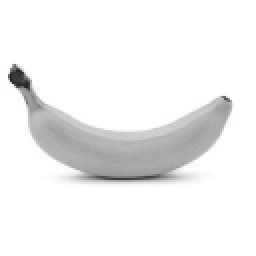
#> input picture doc/grayscale.jpg, 128 x 128 px, given as the content of the folder ./data/originals/, which was not available (shown 2 times larger)
$ python data_augmentation.py
#> lines starting #> are read from the running program, lines starting #| are printed output that depends on the picture; pictures that were not available may be replaced by others from this repository, and a replacement may not be noted
### src/data_augmentation_module.py
import cv2
import os
from src.augmentation_ops import GenerateDataset


class AugmentDataModule(object):
    def __init__(self):
        pass

    @staticmethod
    def read_images(data_folder, img_format):
        # read the images

        image_data = {}
        for img in os.listdir(data_folder):
            read_img_format = os.path.splitext(img)[1]
            if read_img_format in img_format:
                image_data[img] = cv2.imread(data_folder + img, cv2.IMREAD_COLOR)
        print("Image reading complete.")
        return image_data

    @staticmethod
    def resize_images(image_data, save=False, save_path=None):
        # resize the images
        desired_size = (128, 128)
        resized_images = {}
        for img in image_data:
            resized_images[img] = cv2.resize(image_data[img], desired_size, interpolation=cv2.INTER_AREA)

        # save resized images
        if save is True:
            if os.path.exists(save_path) is False:
                os.makedirs(save_path, exist_ok=True)

            for img in resized_images:
                path = save_path + img
                cv2.imwrite(path, resized_images[img])
        print("Image resizing complete.")

        return resized_images

    @staticmethod
    def augment_dataset(image_data, augmented_dataset_size_per_img=50, save=False, save_path=None):
        # augment a dataset
        complete_dataset = {}
        dataset_generator = GenerateDataset(augmented_dataset_size_per_img, save_path)
        for img in image_data:
            img_name = os.path.splitext(img)[0]
            if save is True:
                temp_save_path = save_path + img_name + '/'
                dataset_generator.save_path = temp_save_path
                if os.path.exists(temp_save_path) is False:
                    os.makedirs(temp_save_path, exist_ok=True)

            temp_dataset = dataset_generator.generate_dataset(image_data[img], image_prefix=img_name, save=save)
            complete_dataset[img_name] = temp_dataset

        if save is True:
            print("Data augmentation completed successfully. Results can be found in {0}".format(save_path))
            return complete_dataset
        else:
            print("Data augmentation completed successfully.")
            return complete_dataset


# [12 lines of commented-out code are left out]

### src/augmentation_ops.py
from scipy import ndimage
import skimage
from src.config_manager import ConfigLoader
import numpy as np
import random
import cv2
import copy


class AugmentationOperations(object):
    def __init__(self, config_name="augmentation_ops_config.json"):
        self.config = ConfigLoader(config_name=config_name).config
        self.available_ops = []
        self.parameters = {}
        self._set_available_ops()
        self._set_parameters()

    def _set_available_ops(self):
        if self.config['grayscale'] is True:
            self.available_ops.append(self.img_grayscale)
        if self.config['flip'] is True:
            self.available_ops.append(self.img_flip)
        if self.config['rotate'] is True:
            self.available_ops.append(self.img_rotate)
        if self.config['shift'] is True:
            self.available_ops.append(self.img_shift)
        if self.config['noise'] is True:
            self.available_ops.append(self.img_noise)
        if self.config['blur'] is True:
            self.available_ops.append(self.img_blur)

        if len(self.available_ops) == 0:
            raise ValueError("No operations allowed, please check config file for augmentation ops.")

    def _set_parameters(self):
        self.parameters["rotation_values"] = self.config["rotation_values"]
        self.parameters["shifting_values"] = self.config["shifting_values"]
        self.parameters["noise_values"] = self.config["noise_values"]
        self.parameters["blur_values"] = self.config["blur_values"]

    # img grayscale
    def img_grayscale(self, img):
        return cv2.cvtColor(img, cv2.COLOR_BGR2GRAY)

    # img flip
    def img_flip(self, img):

        flip = {
            0: np.flip,
            1: np.flipud,
            2: np.fliplr
        }

        operation = random.randint(0, 2)
        flipped_img = flip[operation](img)
        return flipped_img

    # img rotation
    def img_rotate(self, img):
        random_angle = self.parameters["rotation_values"]["random_angle"]
        specific_angle = self.parameters["rotation_values"]["specific_angle"]

        if random_angle is False and specific_angle is None:
            rotation = {
                0: cv2.ROTATE_90_CLOCKWISE,
                1: cv2.ROTATE_90_COUNTERCLOCKWISE,
                2: cv2.ROTATE_180
            }
            operation = random.randint(0, 2)
            rotated_img = cv2.rotate(img, rotation[operation])
        elif random_angle is True:
            angle = random.randint(0, 360)
            rotated_img = ndimage.rotate(img, angle)
        elif specific_angle is not None:
            angle = int(specific_angle)
            rotated_img = ndimage.rotate(img, angle)
        else:
            print("No rotation could be done to the image, please check the parameters")
            return img

        return rotated_img

    # img shifting
    def img_shift(self, img):
        min_shift = self.parameters["shifting_values"]["min_shift"]
        max_shift = self.parameters["shifting_values"]["max_shift"]

        # RGB img
        if len(img.shape) == 3:
            shift = [random.uniform(min_shift, max_shift), random.uniform(min_shift, max_shift), 0]
            shifted_img = ndimage.shift(img, shift)
        # Grayscale img
        else:
            shift = [random.uniform(min_shift, max_shift), random.uniform(min_shift, max_shift)]
            shifted_img = ndimage.shift(img, shift)

        return shifted_img

    # adding noise
    def img_noise(self, img):
        mean = self.parameters["noise_values"]["mean"]
        var = self.parameters["noise_values"]["var"]

        modes = ['gaussian', 'localvar', 'poisson', 'salt', 'pepper', 's&p', 'speckle']
        mode = modes[random.randint(0, len(modes) - 1)]

        if mode == 'gaussian' or mode == 'speckle':
            noisy_img = skimage.util.random_noise(img, mean=mean, var=var)
        else:
            noisy_img = skimage.util.random_noise(img)

        return (255 * noisy_img).astype(np.uint8)

    # blurring
    def img_blur(self, img):
        sigma = self.parameters["blur_values"]["sigma"]

        blurring_value = random.uniform(0, sigma)
        blurred_img = ndimage.gaussian_filter(img, sigma=blurring_value)
        return blurred_img


class GenerateDataset(object):
    def __init__(self, dataset_size, save_path, nr_of_operation_per_image=3):
        self.dataset_size = dataset_size
        self.save_path = save_path
        self.nr_op = nr_of_operation_per_image
        self.nr_possible_op = 5
        self.operations = AugmentationOperations()

    def generate_dataset(self, img, image_prefix=None, save=False):
        dataset = []
        for i in range(self.dataset_size):
            augmented_img = copy.copy(img)
            for j in range(self.nr_op):
                operation = random.randint(0, len(self.operations.available_ops) - 1)
                augmented_img = self.operations.available_ops[operation](augmented_img)

            if save is True:
                if image_prefix is not None:
                    img_name = self.save_path + str(image_prefix) + '_augmented_' + str(i) + '.jpg'
                else:
                    img_name = self.save_path + 'augmented_' + str(i) + '.jpg'
                cv2.imwrite(img_name, augmented_img)

            dataset.append(augmented_img)

        return dataset


# [11 lines of commented-out code are left out]

### src/config_manager.py
import json
import os


class ConfigLoader(object):
    def __init__(self, config_path='./config/', config_name='config.json'):
        self.config_path = str(config_path)
        self.config_name = str(config_name)
        self.config = None
        self.load_config()

    def load_config(self):

        config_path = self.config_path + self.config_name
        if os.path.exists(config_path) is False:
            print("The configuration you provided does not exists. ({0})".format(config_path))
            return

        with open(config_path, 'r') as json_file:
            self.config = json.loads(json_file.read())
        print("Config loaded successfully.")

### data_augmentation.py
from src.config_manager import ConfigLoader
from src.data_augmentation_module import AugmentDataModule


class DataAugmentation(object):
    def __init__(self, config_path=None, config_name=None):
        if config_path is not None and config_name is not None:
            self.config = ConfigLoader(config_path, config_name).config
        else:
            self.config = ConfigLoader().config
#> (reads config/config.json from the repository)

    def augment_dataset(self):
        img_data = AugmentDataModule.read_images(self.config['images_folder'], self.config['images_format'])
#> img_data = 1 item
        resized_imgs = AugmentDataModule.resize_images(img_data, save=self.config['save_results'],
                                                       save_path=self.config['resized_images_folder'])
#> the loop in resize_images, `for img in image_data:` made 1 pass
#> img on pass 1: 'grayscale.jpg'
#> the loop in resize_images, `for img in resized_images:` made 1 pass
#> resized_imgs = 1 item
        augmented_imgs = AugmentDataModule.augment_dataset(resized_imgs,
                                                           augmented_dataset_size_per_img=self.config['augmented_dataset_size_per_img'],
                                                           save=self.config['save_results'],
                                                           save_path=self.config['augmented_dataset_folder'])
#> (reads config/augmentation_ops_config.json from the repository)
#> the loop in augment_dataset, `for img in image_data:` made 1 pass
#> (img, temp_save_path, dataset_generator.save_path) on pass 1: ('grayscale.jpg', './results/augmented_dataset/grayscale/', './results/augmented_dataset/grayscale/')
#> pass 1, in img_noise, `noisy_img = skimage.util.random_noise(img, mean=mean, var=var)`:
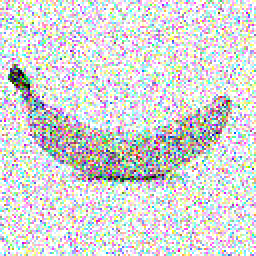
#> noisy_img: shape (128, 128, 3) float64 (shown 2 times larger); mean of channels 0, 1, 2 0.836, 0.839, 0.833; drawn as B, G, R
#> pass 1, in img_noise (call 2), `noisy_img = skimage.util.random_noise(img, mean=mean, var=var)`:
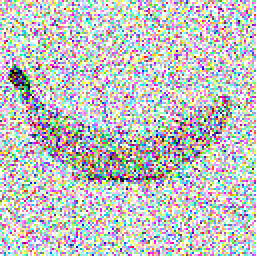
#> noisy_img: shape (128, 128, 3) float64 (shown 2 times larger); mean of channels 0, 1, 2 0.758, 0.76, 0.754; drawn as B, G, R
#> pass 1, in img_shift, `shifted_img = ndimage.shift(img, shift)`:
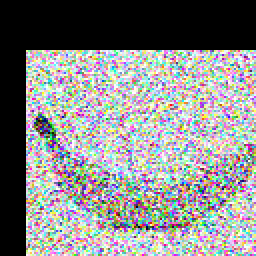
#> shifted_img: shape (128, 128, 3) (shown 2 times larger); mean of channels 0, 1, 2 135.9, 136.3, 135.7; drawn as B, G, R
#> pass 1, in img_shift (call 2), `shifted_img = ndimage.shift(img, shift)`:
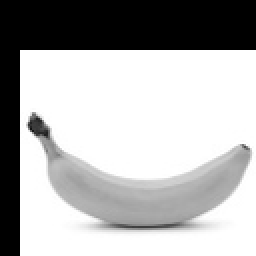
#> shifted_img: shape (128, 128, 3) (shown 2 times larger); min 0, max 255, mean 175
#> augmented_imgs = 1 item

        return augmented_imgs


if __name__ == '__main__':
    # test
    data_augmentation = DataAugmentation()
    augmented_dataset = data_augmentation.augment_dataset()
#> augmented_dataset = 1 item

    for key, value in augmented_dataset.items():
        print("In dataset for {0}, we augmented {1} samples.".format(key, len(value)))
#> this loop made 1 pass
#| In dataset for grayscale, we augmented 60 samples.
